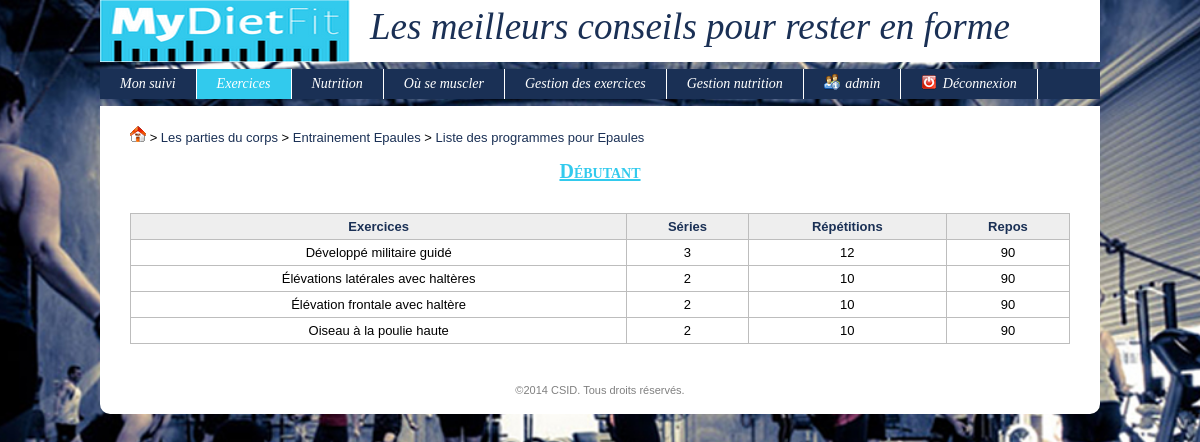
The app's page /index.php?uc=exercice&action=v_pgrm&idPgrm=2 (signed in) with its own data.
### tables this page shows
CREATE TABLE IF NOT EXISTS `partiecorps` (
  `idPartieCorps` int(11) unsigned NOT NULL AUTO_INCREMENT,
  `libelle` varchar(45) NOT NULL DEFAULT '',
  `descEx` varchar(1000) NOT NULL DEFAULT '',
  `descPgrm` varchar(1000) NOT NULL DEFAULT '',
  PRIMARY KEY (`idPartieCorps`)
);

CREATE TABLE IF NOT EXISTS `programme` (
  `idProgramme` int(11) unsigned NOT NULL AUTO_INCREMENT,
  `niveau` varchar(45) NOT NULL DEFAULT '',
  `idPartieCorps` int(11) unsigned NOT NULL,
  `description` varchar(3000) NOT NULL DEFAULT '',
  PRIMARY KEY (`idProgramme`),
  KEY `idPartieCorps` (`idPartieCorps`)
);

CREATE TABLE IF NOT EXISTS `x_programme_exercice` (
  `idProgramme` int(10) unsigned NOT NULL DEFAULT '0',
  `idFicheExercice` int(11) unsigned NOT NULL DEFAULT '0',
  `serie` int(11) unsigned NOT NULL DEFAULT '0',
  `repetition` int(11) unsigned NOT NULL DEFAULT '0',
  `repos` int(11) unsigned NOT NULL DEFAULT '0',
  `ordre` int(11) unsigned NOT NULL DEFAULT '0',
  PRIMARY KEY (`idProgramme`,`idFicheExercice`),
  KEY `FK_x_programme_exercice_2` (`idFicheExercice`)
);

CREATE TABLE IF NOT EXISTS `ficheexercice` (
  `idFicheExercice` int(11) unsigned NOT NULL AUTO_INCREMENT,
  `titre` varchar(45) DEFAULT NULL,
  `resume` varchar(1000) DEFAULT NULL,
  `description` varchar(5000) NOT NULL DEFAULT '',
  `dateAjout` datetime NOT NULL DEFAULT '0000-00-00 00:00:00',
  `idPartieCorps` int(10) unsigned DEFAULT NULL,
  `video` varchar(1000) NOT NULL DEFAULT '',
  `image1` varchar(100) NOT NULL DEFAULT '',
  `image2` varchar(100) NOT NULL DEFAULT '',
  `image3` varchar(100) NOT NULL DEFAULT '',
  `imageResume` varchar(100) NOT NULL DEFAULT '',
  PRIMARY KEY (`idFicheExercice`),
  KEY `FK_ficheexercice_1` (`idPartieCorps`)
);

### config.inc.php (called while the page is built, shortened)
<?php
$_CONFIG = array
(
	"DB_ServerHost" => "localhost",
	"DB_Username" => "root",
    "DB_Password" => "",
    "DB_Database" => "mydietfit_bdd",
    "DIR_Control" => "controleurs/",
    "DIR_View" => "vues/",
    "DIR_Model" => "modules/fonctions/php/",
    "DIR_Dynamic" => "modules/fonctions/js/",
    "DIR_XML" => "modules/fonctions/xml/",
    "DIR_Plugin" => "modules/plugins/",
    "DIR_CSS" => "modules/themes/",
    "DIR_Attachment" => "ressources/documents/",
    "DIR_Image" => "ressources/images/",
	"EML_Envoi" => false,
	"EML_ServerSMTP" => "",
	"EML_PortSMTP" => "",
);
?>

### modules/fonctions/php/generale.inc.php (called while the page is built, shortened)
<?php
function connexion()
{
	global $_CONFIG;
	$hote = $_CONFIG['DB_ServerHost'];
	$login = $_CONFIG['DB_Username'];
	$mdp = $_CONFIG['DB_Password'];
	$bd = $_CONFIG['DB_Database'];
	$connexion = @mysql_connect($hote, $login, $mdp) or die("<u>Erreur SQL (Connexion au serveur impossible)</u>: ".mysql_error()." <br>");
	return $connexion;
}
function getRequest($nomChamp, $elseValue = null)
{
	return (isset($_REQUEST[$nomChamp]) && $_REQUEST[$nomChamp]) ? $_REQUEST[$nomChamp] : $elseValue;
}
function getMySqlString($champ, $elseValue = null, $noCote = 0)
{
	$cote = ($noCote) ? null : "'";
	if(isset($champ) && $champ) $result = $cote.mysql_real_escape_string($champ, connexion()).$cote;
	else if(is_null($champ) || $champ == "") $result = "NULL";
	else $result = $cote.mysql_real_escape_string($elseValue, connexion()).$cote;
	return $result;
}
?>

### modules/fonctions/php/programme.inc.php (called while the page is built, shortened)
<?php
function getUnProgramme($idProgramme)
{
	$req = "SELECT * FROM programme where idProgramme = ".getMySqlString($idProgramme);
	$conx = connexion();
	$res = mysql_query($req, $conx) or die ("<u>Erreur SQL (getUnProgramme)</u>: ".mysql_error()." <br>");
	$unProgramme = mysql_fetch_assoc($res);
	return $unProgramme;
}
?>

### modules/fonctions/php/partieCorps.inc.php (called while the page is built, shortened)
<?php
function getUnePartieCorps($idPartieCorps)
{
	$req = "SELECT * FROM partiecorps where idPartieCorps = ".getMySqlString($idPartieCorps);
	$conx = connexion();
	$res = mysql_query($req, $conx) or die ("<u>Erreur SQL (getUnePartieCorps)</u>: ".mysql_error()." <br>");
	$unePartieCorps = mysql_fetch_assoc($res);
	return $unePartieCorps;
}
?>

### modules/fonctions/php/x_programme_exercice.inc.php (called while the page is built, shortened)
<?php
function getUnProgrammeExercice($idProgramme, $idFicheExercice = null)
{
	$req = "SELECT * FROM x_programme_exercice where idProgramme = ".getMySqlString($idProgramme);
	$req .= " ORDER BY ordre";
	$conx = connexion();
	$res = mysql_query($req, $conx) or die ("<u>Erreur SQL (getUnProgrammeExercice)</u>: ".mysql_error()." <br>");
	$unProgrammeExercice = array();
	$ligne = mysql_fetch_assoc($res);
	while($ligne != false)
	{
		$unProgrammeExercice[] = $ligne;
		$ligne = mysql_fetch_assoc($res);
	}
	return $unProgrammeExercice;
}
?>

### modules/fonctions/php/exercices.inc.php (called while the page is built, shortened)
<?php
function getUnExercice($idExercice)
{
	$req = "SELECT * FROM ficheexercice where idFicheExercice = ".getMySqlString($idExercice);
	$conx = connexion();
	$res = mysql_query($req, $conx) or die ("<u>Erreur SQL (getUnExercice)</u>: ".mysql_error()." <br>");
	$unExercice = mysql_fetch_assoc($res);
	return $unExercice;
}
?>

### vues/exercices/v_pgrm.php (the view)
<p><?php echo $unProgramme['description'] ?></p> <br>
<?php if(isset($unProgrammeExercice)) { ?>
	<table>
		<tr>
			<th>Exercices</th>
			<th>Séries</th>
			<th>Répétitions</th>
			<th>Repos</th>
		</tr>
		<?php foreach($unProgrammeExercice as $uneLigne) {
		$idExercice = $uneLigne['idFicheExercice'];
		$unExercice = getUnExercice($idExercice);
		$titre = $unExercice['titre'];
		$serie = $uneLigne['serie'];
		$repetition = $uneLigne['repetition'];
		$repos = $uneLigne['repos'];
		$paramTD = "onClick=document.location.href='index.php?uc=exercice&action=v_exercice&idExercice=$idExercice' title=\"Cliquez ici pour voir l'exercice\"";
		echo "	<tr class='ligneTableau'>
					<td $paramTD>$titre</td>
					<td $paramTD>$serie</td>
					<td $paramTD>$repetition</td>
					<td $paramTD>$repos</td>
				</tr>";
		} ?>
	</table>
<?php } ?>

### vues/v_filAriane.php (shortened to what this page needs)
<?php
$home = "<a href='index.php?uc=identif&action=index'><img src='$_CONFIG[DIR_Image]home.gif'></a>";
$niveau1 = "<a href='index.php?uc=exercice&action=lstExercice'>Les parties du corps</a>";
echo "<div style='text-align:justify'>";
if($action == "v_pgrm") {
	$idProgramme = getRequest('idPgrm');
	$unProgramme = getUnProgramme($idProgramme);
	$idPartieCorps = $unProgramme['idPartieCorps'];
	$unePartieCorps = getUnePartieCorps($idPartieCorps);
	$libelle = $unePartieCorps['libelle'];
	$niveau2 = "<a href='index.php?uc=exercice&action=entrainement&idPartieCorps=$idPartieCorps'>Entrainement $libelle</a>";
	$lstPgrm = "<a href='index.php?uc=exercice&action=lstPgrm&idPartieCorps=$idPartieCorps'>Liste des programmes pour $libelle</a>";
	echo $home." > ".$niveau1." > ".$niveau2." > ".$lstPgrm;
}
echo "</div><br>";
?>

### vues/v_headTitre.php
<h2> <?php echo $titre; ?> </h2> <br>

### records on screen
partiecorps: libelle "Epaules"
programme: niveau "Débutant"
x_programme_exercice: idFicheExercice.titre "Développé militaire guidé", serie "3", repetition "12", repos "90"
x_programme_exercice: idFicheExercice.titre "Élévations latérales avec haltères", serie "2", repetition "10", repos "90"
x_programme_exercice: idFicheExercice.titre "Élévation frontale avec haltère", serie "2", repetition "10", repos "90"
x_programme_exercice: idFicheExercice.titre "Oiseau à la poulie haute", serie "2", repetition "10", repos "90"

### other values on screen
$_SESSION['login'] "admin"
